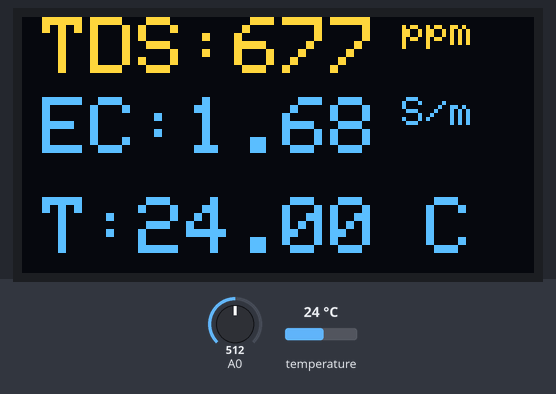
This sketch was run on a simulated ESP8266 (NodeMCU). On the bench: 128×64 one-colour display. Inputs (shaded band) come from the test bench; at power-on: temperature 24 °C, A0 = 512. The OLED is the two-colour kind (top 16 rows yellow); what the sketch prints to the serial monitor is not drawn.

Above: at 2.4 s.
2.5 s: temperature set to 12 °C
At 4.5 s:
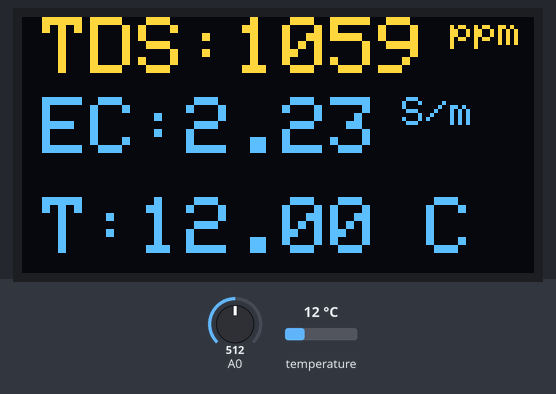
5.1 s: A0 set to 716
At 6.7 s:
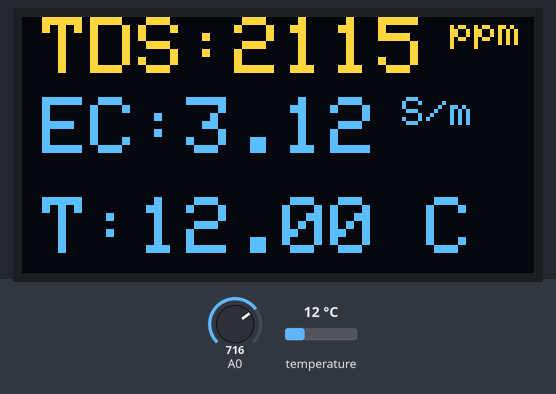
7.6 s: temperature set to 19 °C
At 9.9 s:
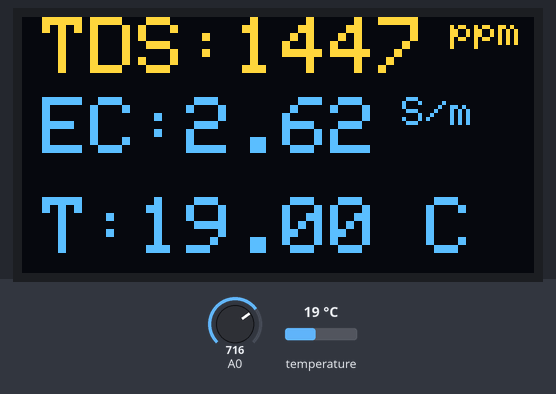
10.4 s: A0 set to 900
At 12.1 s:
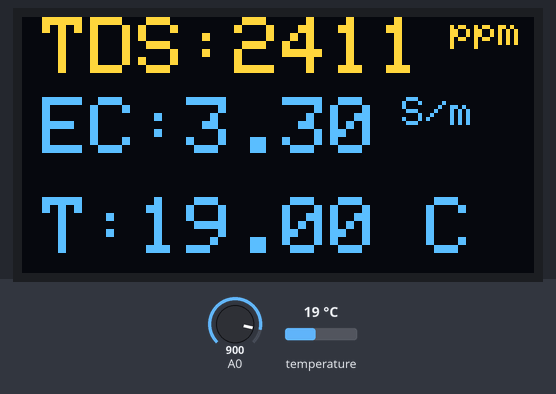
12.9 s: temperature set to 28 °C
At 15.3 s:
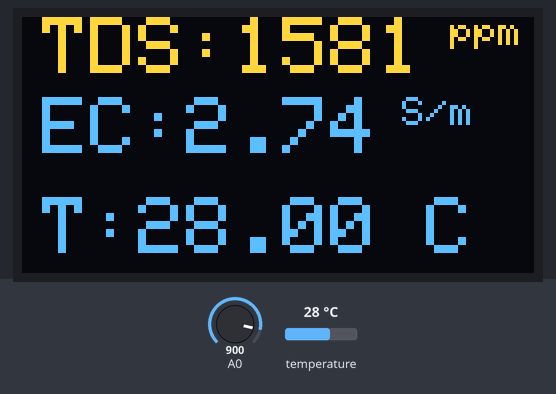
15.8 s: A0 set to 1023
At 17.5 s:
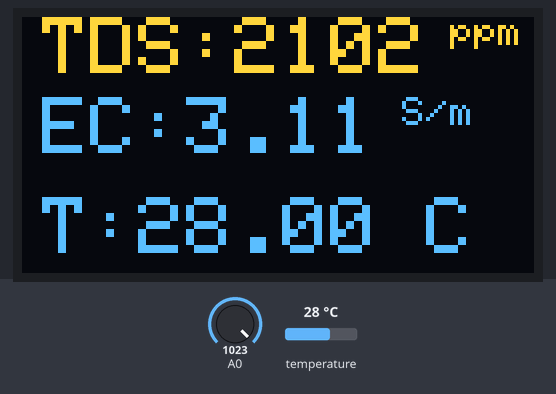
Timing chart, 0 to 19.0 s (numbered marks = the images above; inputs shaded):
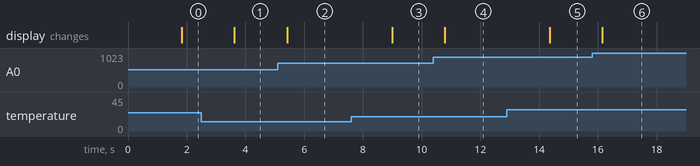

Measured:
- after the input at 2.5 s, the display: changes after 1.1 s (image 1)
- after the input at 5.1 s, the display: changes after 0.32 s (image 2)
- after the input at 7.6 s, the display: changes after 1.4 s (image 3)
- after the input at 10.4 s, the display: changes after 0.39 s (image 4)
- after the input at 12.9 s, the display: changes after 1.5 s (image 5)
- after the input at 15.8 s, the display: changes after 0.36 s (image 6)

The sketch:

monitoring.ino
```cpp
#include <OneWire.h>
#include <DallasTemperature.h>
#include <Adafruit_GFX.h>
#include <Adafruit_SSD1306.h>

#define SCREEN_WIDTH 128
#define SCREEN_HEIGHT 64

#define OLED_RESET    -1
Adafruit_SSD1306 display(SCREEN_WIDTH, SCREEN_HEIGHT, &Wire, OLED_RESET);

namespace pin {
  const byte tds_sensor = A0;
  const byte one_wire_bus = D5;
}

namespace device {
  float aref = 3.3;
}

namespace sensor {
  float ec = 0;
  unsigned int tds = 0;
  float waterTemp = 0;
  float ecCalibration = 1;
}

OneWire oneWire(pin::one_wire_bus);
DallasTemperature dallasTemperature(&oneWire);

//====================================
void setup() {
  Serial.begin(115200);
  dallasTemperature.begin();
  display.begin(SSD1306_SWITCHCAPVCC, 0x3C);
  display.clearDisplay();
  display.setTextColor(WHITE);
  delay(1000);
}

//====================================
void loop() {
  baca_Tds();
  delay(1000);
}

//====================================
void baca_Tds() {
  dallasTemperature.requestTemperatures();
  sensor::waterTemp = dallasTemperature.getTempCByIndex(0);
  float rawEC = analogRead(pin::tds_sensor) * device::aref / 1024.0;
  float temperatureCoefficient = 1.0 + 0.02 * (sensor::waterTemp - 25.0);

  sensor::ec = (rawEC / temperatureCoefficient) * sensor::ecCalibration;
  sensor::tds = (133.42 * pow(sensor::ec, 3) - 255.86 * sensor::ec * sensor::ec + 857.39 * sensor::ec) * 0.5;

  Serial.print(F("TDS:")); Serial.println(sensor::tds);
  Serial.print(F("EC:")); Serial.println(sensor::ec, 2);
  Serial.print(F("Temperature:"));
  Serial.println(sensor::waterTemp, 2);

  display.clearDisplay();
  display.setCursor(5, 0);
  display.setTextSize(2);
  display.setTextColor(WHITE);
  display.print("TDS:" + String(sensor::tds));
  display.setTextSize(1);
  display.setTextColor(WHITE);
  display.print(" ppm");
  display.setCursor(5, 20);
  display.setTextSize(2);
  display.print("EC:" + String(sensor::ec, 2));
  display.setTextSize(1);
  display.setTextColor(WHITE);
  display.print(" S/m");
  display.setCursor(5, 45);
  display.setTextSize(2);
  display.print("T:" + String(sensor::waterTemp, 2) + " C");
  display.display();
}
```
